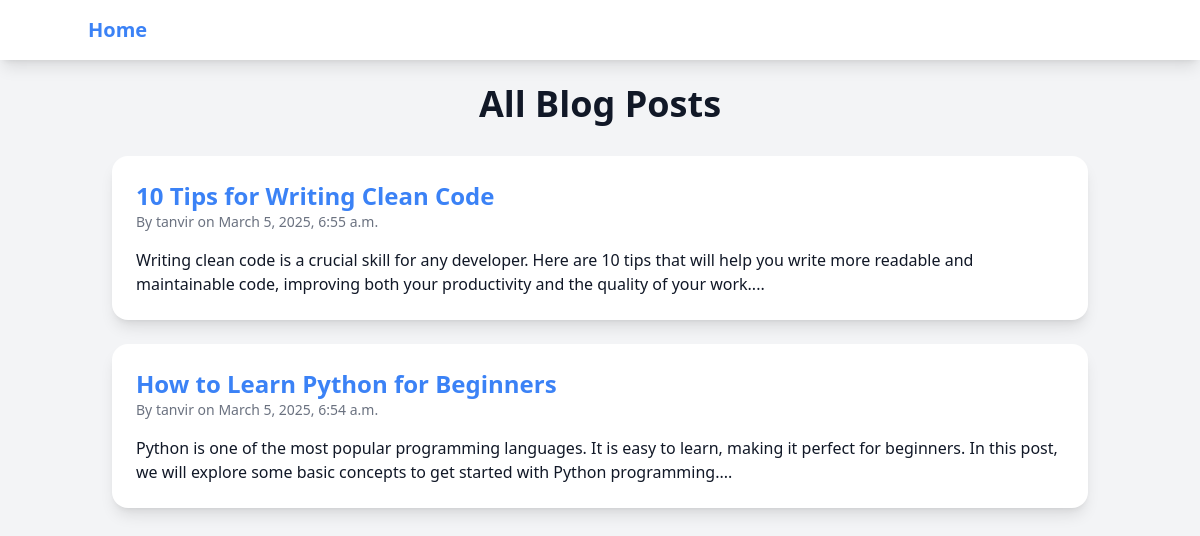
The page / on the database its author committed.
### App/models.py (models this page shows, shortened)
class Post(models.Model):
    title = models.CharField(max_length=200)
    slug = models.SlugField(max_length=200, unique=True, blank=True)
    author = models.ForeignKey(User, on_delete=models.CASCADE)
    content = models.TextField()
    category = models.ForeignKey(Category, on_delete=models.SET_NULL, null=True, blank=True)
    created_at = models.DateTimeField(auto_now_add=True)
    updated_at = models.DateTimeField(auto_now=True)
    published = models.BooleanField(default=False)

### App/views.py (the view)
# urls.py: path('', views.post_list, name='post_list'),
def post_list(request):
    posts = Post.objects.filter(published=True).order_by('-created_at')
    return render(request, 'blog/post_list.html', {'posts': posts})

### App/templates/blog/post_list.html (shortened to what this page needs)
{% extends 'blog/base.html' %}
{% block content %}
<h1 class="text-4xl font-bold text-center mb-8">All Blog Posts</h1>
{% for post in posts %}
    <div class="bg-white rounded-2xl shadow-lg p-6 mb-6">
        <h2 class="text-2xl font-semibold"><a href="{% url 'post_detail' post.slug %}" class="text-blue-500 hover:underline">{{ post.title }}</a></h2>
        <p class="text-sm text-gray-500">By {{ post.author }} on {{ post.created_at }}</p>
        <p class="mt-4">{{ post.content|slice:":200" }}...</p>
    </div>
{% endfor %}
{% endblock %}

### App/templates/blog/base.html (shortened to what this page needs)
<html>
<head>
    <script src="https://cdn.tailwindcss.com"></script>
</head>
<body class="bg-gray-100 text-gray-900">
    <nav class="bg-white shadow-lg p-4">
        <div class="container mx-auto">
            <a href="{% url 'post_list' %}" class="text-xl font-bold text-blue-500">Home</a>
        </div>
    </nav>
    <div class="container mx-auto p-6">
        {% block content %}{% endblock %}
    </div>
</body>
</html>

### rows shown on the page
Post: title "10 Tips for Writing Clean Code", author "tanvir", created_at "March 5, 2025, 6:55 a.m.", content "Writing clean code is a crucial skill for any developer. Here are 10 tips that will help you write more readable and maintainable code, improving both your productivity and the quality of your work."
Post: title "How to Learn Python for Beginners", author "tanvir", created_at "March 5, 2025, 6:54 a.m.", content "Python is one of the most popular programming languages. It is easy to learn, making it perfect for beginners. In this post, we will explore some basic concepts to get started with Python programming."
